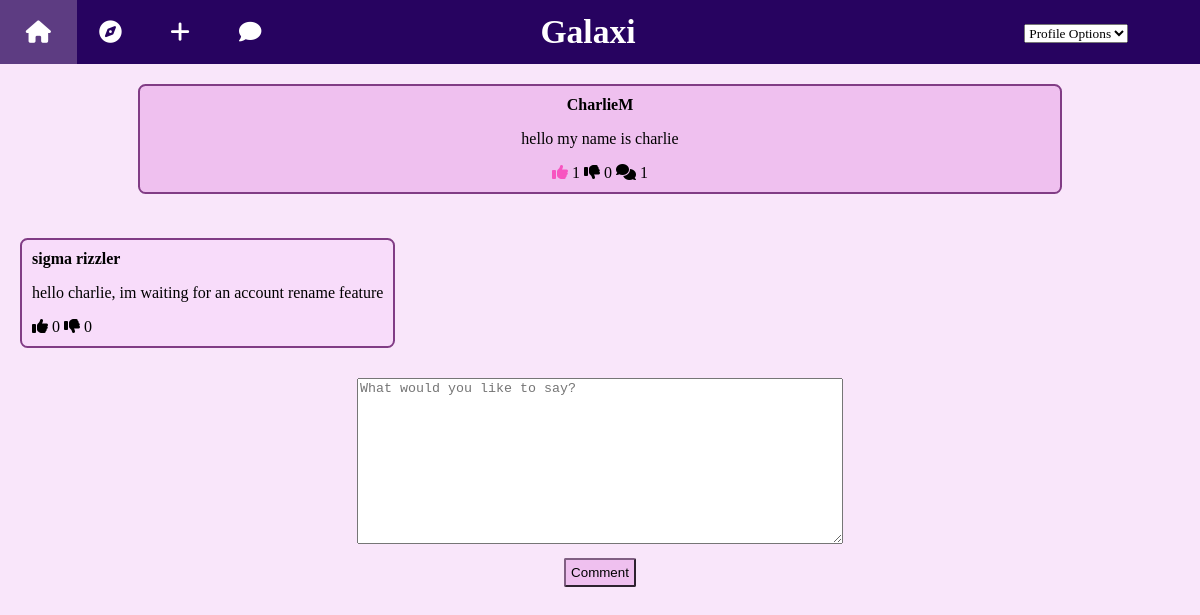
/post/1 (signed in), run on the app's committed database.
### tables this page shows
CREATE TABLE "Posts" (
	"post_id"	INTEGER PRIMARY KEY AUTOINCREMENT UNIQUE,
	"poster"	TEXT,
	"content"	TEXT,
	"dislikes"	TEXT,
	"comments"	TEXT,
	"likes"	TEXT
);

CREATE TABLE "Comments" (
	"comment_id"	INTEGER PRIMARY KEY AUTOINCREMENT UNIQUE,
	"post_id"	INTEGER,
	"poster"	TEXT,
	"content"	TEXT,
	"likes"	TEXT,
	"dislikes"	TEXT,
	"root_comment"	INTEGER
);

### main.py (the view)
@app.route("/post/<post_id>")
@login_check
def post(post_id):
    post = get_posts(session, post_id=post_id)
    comments = get_comments(post_id)
    return render_template("post.html", user_id=session["account"], post_id=post_id, post=post, comments=comments)

### main.py (called while the page is built)
def remove_errors(result):
    good_result = []
    for i in result:
        if len(i) >= 2:
            good_result.append(i)
    return good_result

def interaction_count(p_or_c, index):
    if p_or_c[index]:
        p_or_c.append(len(remove_errors(p_or_c[index].split('/'))))
    else:
        p_or_c.append('0')

def get_comments(post_id):
    query = text(f"""SELECT * FROM COMMENTS WHERE post_id = "{post_id}";""")
    result = connection.execute(query).fetchall()
    if result and result[0]:
        updated_results = [list(item) for item in result]
        for comment in updated_results:
            print(comment)
            interaction_count(comment, 4)
            interaction_count(comment, 5)
            print(comment)
        print(result)
        return updated_results
    return []

def login_check(wrapped):
    @wraps(wrapped)
    def wrap(*args, **kwargs):
        try:
            if session["account"]:
                return wrapped(*args, **kwargs)
            else:
                return redirect("/login")
        except KeyError:
            session["account"] = ""
            return redirect("/login")
    return wrap

### templates/post.html (shortened to what this page needs)
{% extends "base.html" %}
{% block main %}
<div class='posts'>
<article id="{{ post[0] | safe }}" class="post main_post">
    <a class='profile_link' href="/profile/{{ post[1] | safe}}">{{ post[1] | safe}}</a>
    <p>{{ post[2] | safe }}</p>
   <div class='post_info'> <div id='likes_{{ post[0] }}' onclick='change("likes", "{{ post[0] }}", "posts")'><span class="fa-solid fa-thumbs-up{% if post[5] and user_id in post[5] %} interacted{% endif %}"></span><p> {{ post[6] }} </p></div> <div id='dislikes_{{ post[0] }}' onclick='change("dislikes", "{{ post[0] }}", "posts")'><span class="fa-solid fa-thumbs-down{% if post[3] and user_id in post[3] %} interacted{% endif %}"></span><p> {{ post[7] }} </p></div><div id='comments_{{ post[0] }}'><span class="fa-solid fa-comments"></span> <p id='comments'> {{ post[8] }} </p></div></div>
</article>
</div>
{% for comment in comments %}
<div class='comment_buffer'>
<article id="{{comment[0] | safe}}" class="comment">
    <a class='profile_link' href="/profile/{{ comment[2] | safe}}">{{ comment[2] | safe}}</a>
    <p>{{ comment[3] | safe }}</p>
   <div class='comment_info'> <div id='likes_{{ comment[0] }}' onclick='change("likes", "{{ comment[0] }}", "comments")'><span class="fa-solid fa-thumbs-up{% if comment[4] and user_id in comment[4] %} interacted{% endif %}"></span><p> {{ comment[7] }} </p></div> <div id='dislikes_{{ comment[0] }}' onclick='change("dislikes", "{{ comment[0] }}", "comments")'><span class="fa-solid fa-thumbs-down{% if comment[5] and user_id in comment[5] %} interacted{% endif %}"></span><p> {{ comment[8] }} </p></div></div>
</article>
</div>
{% endfor %}
<form id="comment_form" action="/comment" method="POST" class='center'>
    <div>
        <textarea autocomplete="off" autofocus class="form-control" id="comment_input" name="content" placeholder="What would you like to say?"></textarea>
    </div>
    <button class="btn-primary" type="submit">Comment</button>
</form>
{% endblock %}

### static/main.css (style rules this page uses)
body { margin: 0; padding: 0; height:100%; background-color: #f9e6fa; }
a { font-weight:bold; color:#000000; }
p { word-wrap:break-word; }
.posts { overflow-x: hidden; float: center; text-align: center; }
.post { border: solid; border-radius: 7.5px; border-width: 2px; border-color: #813c85; margin: 10px; display: inline-block; min-width:17.5vw; max-width:80vw; text-align:center; background-color: #efc0ef; }
.main_post { width:75vw; overflow: hidden; }
.post { padding:10px; margin:20px; }
.post p, a { text-decoration:none; }
.post_info { text-align:center; }
.post_info p, span { text-align: center; display: inline; white-space: pre-line; }
.post_info div { display:inline; text-align: center; }
.comment { border: solid; border-radius: 7.5px; border-width: 2px; border-color: #813c85; margin: 10px; display: inline-block; min-width:17.5vw; background-color: #f8dcfa; max-width:100%; }
.comment { padding:10px; margin:20px; }
.comment p { word-wrap:break-word; }
.comment_buffer { display:block; width:80vw; }
.comment_info p, span { display: inline; max-width:100%; word-wrap:break-word; }
.comment_info div { display:inline; max-width:100%; }
.interacted { color: #f754c0; }
button { color:black; background-color:#efc0ef; border-width:2px; border-color:#815f83; border-radius: 2px; padding:5px; margin:10px; }
.center { text-align:center; padding:10px; }
textarea { width:40vw; height:20vh; }

### data on the page
Posts: poster "CharlieM", content "hello my name is charlie"
Comments: poster "sigma rizzler", content "hello charlie, im waiting for an account rename feature", comment "0"

### other printed values
{{ post[6] }} "1"
{{ post[7] }} "0"
{{ post[8] }} "1"
